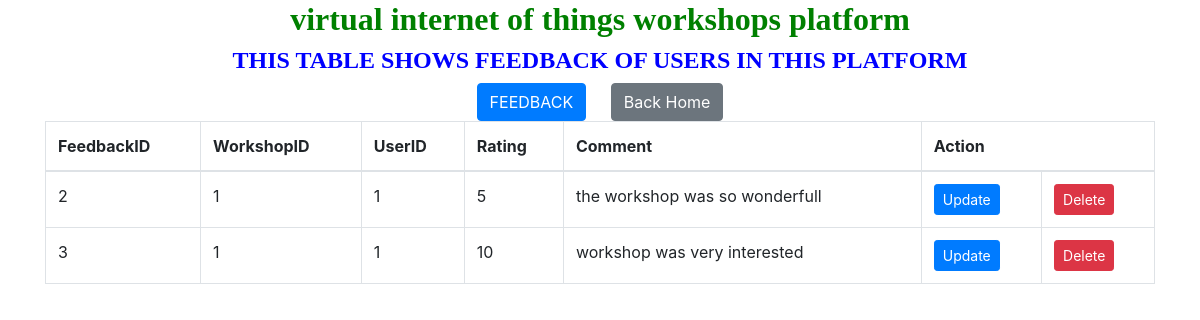
Screenshot of /viewfeedback.php with the database file from the repository.
### tables this page shows
CREATE TABLE IF NOT EXISTS `feedback` (
  `FeedbackID` int(11) NOT NULL AUTO_INCREMENT,
  `WorkshopID` int(11) DEFAULT NULL,
  `UserID` int(11) DEFAULT NULL,
  `Rating` int(11) DEFAULT NULL,
  `Comment` text,
  PRIMARY KEY (`FeedbackID`),
  KEY `WorkshopID` (`WorkshopID`),
  KEY `UserID` (`UserID`)
);

### viewfeedback.php (the view, shortened to what this page needs)
<!DOCTYPE html>
<html>
<head>
    <link href="https://stackpath.bootstrapcdn.com/bootstrap/4.5.2/css/bootstrap.min.css" rel="stylesheet">
</head>
<body>
<center>
    <div class="container">
        <h2 style="text-align: center; font-family: century; font-weight: bold; color: green;">virtual internet of things workshops platform</h2>
        <h4 style="text-align: center; font-family: century; font-weight: bold; color:blue;">THIS TABLE SHOWS FEEDBACK OF USERS IN THIS PLATFORM </h4>
        <a href="feedback.html" class="btn btn-primary" style="margin-top: 0px;">FEEDBACK</a>
        <a href="home.html" class="btn btn-secondary" style="margin-left: 20px;">Back Home</a>
        <table class="table table-bordered">
            <thead>
                <tr>
                    <th>FeedbackID</th>
                    <th>WorkshopID</th>
                    <th>UserID</th>
                    <th>Rating</th>
                    <th>Comment</th>
                    <th colspan="2">Action</th>
                </tr>
            </thead>
            <tbody>
                <?php
                include "databaseconnection.php";
                $sql = "SELECT * FROM feedback";
                $result = $connection->query($sql);
                while ($row = $result->fetch_assoc()) {
                    echo "
                    <tr>
                        <td>{$row['FeedbackID']}</td>
                        <td>{$row['WorkshopID']}</td>
                        <td>{$row['UserID']}</td>
                        <td>{$row['Rating']}</td>
                        <td>{$row['Comment']}</td>
                        <td>
                            <a href='updatefeedback.php?FeedbackID={$row['FeedbackID']}' class='btn btn-primary btn-sm'>Update</a></td>
                            <td>
                            <a href='deletefeedback.php?FeedbackID={$row['FeedbackID']}' class='btn btn-danger btn-sm'>Delete</a>
                        </td>
                    </tr>
                    ";
                }
                ?>
            </tbody>
        </table>
    </div>
    </center>
</body>
</html>

### rows the page displays
feedback: FeedbackID "2", WorkshopID "1", UserID "1", Rating "5", Comment "the workshop was so wonderfull"
feedback: FeedbackID "3", WorkshopID "1", UserID "1", Rating "10", Comment "workshop was very interested"
